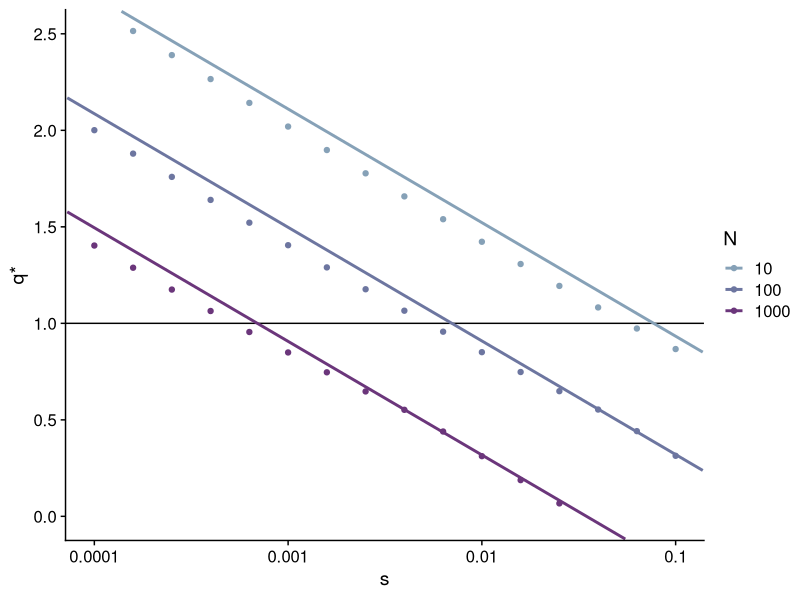

Write the R code that produced this figure. (Note: this script raises an error after producing the figure.)
## ---- chunk 1
library(knitr)
library(tidyverse)
library(cowplot)
library(colorspace)
library(here)
opts_chunk$set(fig.align="center", fig.height=3.71, fig.width=1.618*3.71)
## ---- chunk 2
## calculate predicted fitness
predict_mean_fitness <- function(N, L, s, q)
{
  k <- c(0:L)
  f <- exp(-s*k^q)	
  p_k <- (f^(2*N-2)*choose(L, k))/sum(f^(2*N-2)*choose(L, k))
  sum(f*p_k)
}

## calculate true qstar
calc_qstar <- function(N = 100, L = 100, s = 0.001) {
  f <- function(q) {
    predict_mean_fitness(N, L, s, q)
  }
  
  out <- optimize(f, c(-4, 4))
  out$minimum
}

## calculate approx qstar
calc_qstar_approx <- function(N = 100, L = 100, s = 0.001) {
  log((L/(s*(2*N-2)))*log(2))/log(L/2)
}
## ---- chunk 3
calc_qstar()
calc_qstar_approx()
## ---- chunk 4
L <- 100

df_qstar_approx <- tibble(i = seq(-4.2, -.8, by = .02)) %>%
  mutate(
    s = 10^i,
    `10` = calc_qstar_approx(10, L, s),
    `100` = calc_qstar_approx(100, L, s),
    `1000` = calc_qstar_approx(1000, L, s)
  ) %>%
  select(-i) %>%
  pivot_longer(-s, names_to = "N", values_to = "qstar_approx")

df_qstar_true <- tibble(i = seq(-4, -1, by = .2)) %>%
  mutate(
    s = 10^i,
    `10` = map_dbl(s, function(s) calc_qstar(10, L, s)),
    `100` = map_dbl(s, function(s) calc_qstar(100, L, s)),
    `1000` = map_dbl(s, function(s) calc_qstar(1000, L, s))
  ) %>%
  select(-i) %>%
  pivot_longer(-s, names_to = "N", values_to = "qstar") %>%
  filter(qstar > 0.01)

p <- ggplot(df_qstar_approx, aes(s, qstar_approx, color = N)) +
  geom_hline(yintercept = 1) +
  geom_line(size = 1, na.rm = TRUE) +
  geom_point(data = df_qstar_true, aes(y = qstar), na.rm = TRUE) +
  scale_x_log10(
    name = "s",
    limits = c(7.1e-5, .14),
    breaks = c(0.0001, 0.001, 0.01, 0.1),
    labels = c("0.0001", "0.001", "0.01", "0.1"),
    expand = c(0, 0)
  ) +
  scale_y_continuous(
    name = "q*",
    limits = c(-.125, 2.625),
    breaks = seq(0, 2.5, by = 0.5),
    expand = c(0, 0)
  ) +
  scale_color_manual(values = darken(c("#b3cde3", "#8c96c6", "#88419d"), .2)) +
  theme_cowplot()
p

save_plot(here("fixed_q_sim", "plots", "qstar.pdf"), p)
